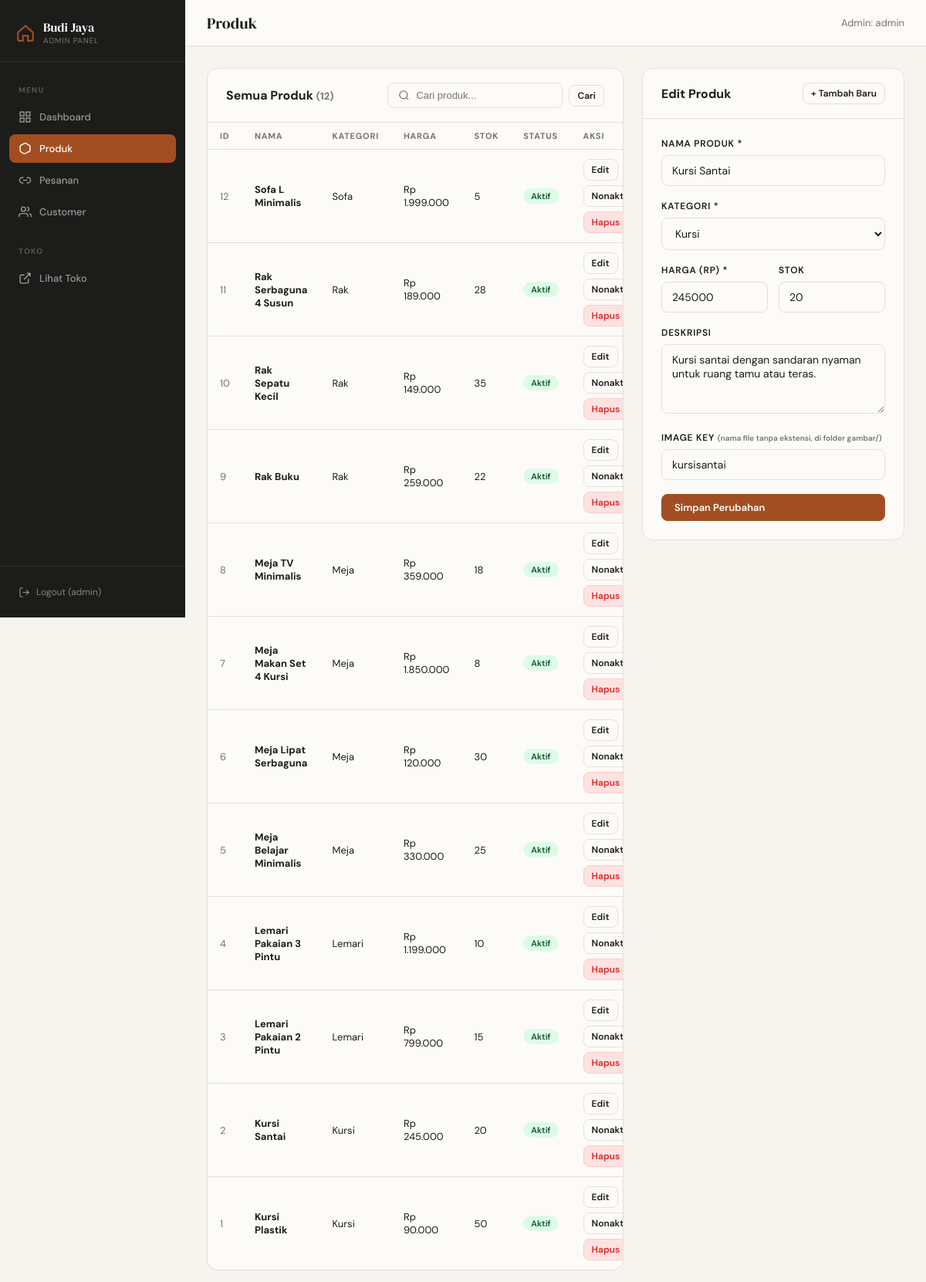
The page /admin/products.php?edit=2 (signed in) on the database its author committed.
### tables this page shows
CREATE TABLE IF NOT EXISTS products (
  id           INT UNSIGNED AUTO_INCREMENT PRIMARY KEY,
  name         VARCHAR(180) NOT NULL,
  category     ENUM('Sofa','Kursi','Meja','Lemari','Rak') NOT NULL,
  price        INT UNSIGNED NOT NULL,
  description  TEXT         DEFAULT NULL,
  img_key      VARCHAR(120) DEFAULT NULL,
  stock        INT          NOT NULL DEFAULT 1,
  is_active    TINYINT(1)   NOT NULL DEFAULT 1,
  created_at   DATETIME     NOT NULL DEFAULT CURRENT_TIMESTAMP,
  updated_at   DATETIME     NOT NULL DEFAULT CURRENT_TIMESTAMP ON UPDATE CURRENT_TIMESTAMP
);

### admin/products.php (the view, shortened to what this page needs)
<?php
$pdo    = db();
$search = trim($_GET['q'] ?? '');
$page   = max(1, (int)($_GET['p'] ?? 1));
$limit  = 12;
$offset = ($page - 1) * $limit;
$where  = $search ? 'WHERE name LIKE ?' : '';
$params = $search ? ["%$search%"] : [];
$total   = $pdo->prepare("SELECT COUNT(*) FROM products $where");
$total->execute($params);
$total   = (int)$total->fetchColumn();
$stmt = $pdo->prepare("SELECT * FROM products $where ORDER BY id DESC LIMIT $limit OFFSET $offset");
$stmt->execute($params);
$products = $stmt->fetchAll();
$editProduct = null;
if (isset($_GET['edit'])) {
    $es = $pdo->prepare('SELECT * FROM products WHERE id=?');
    $es->execute([(int)$_GET['edit']]);
    $editProduct = $es->fetch();
}
$cats       = ['Sofa','Kursi','Meja','Lemari','Rak'];
include '_layout_top.php';
?>
<div style="display:grid;grid-template-columns:1fr 340px;gap:24px;align-items:start;">
  <div class="card">
    <div class="card-header">
      <h2>Semua Produk <span style="font-size:13px;color:var(--muted);font-family:var(--font-body);">(<?= $total ?>)</span></h2>
      <form method="GET" style="display:flex;gap:8px;align-items:center;">
        <div class="search-bar">
          <svg viewBox="0 0 24 24" fill="none" stroke="currentColor" stroke-width="2"><circle cx="11" cy="11" r="8"/><line x1="21" y1="21" x2="16.65" y2="16.65"/></svg>
          <input name="q" value="<?= htmlspecialchars($search) ?>" placeholder="Cari produk...">
        </div>
        <button type="submit" class="btn btn-outline btn-sm">Cari</button>
      </form>
    </div>
    <div class="table-wrap">
      <table>
        <thead>
          <tr>
            <th>ID</th><th>Nama</th><th>Kategori</th><th>Harga</th>
            <th>Stok</th><th>Status</th><th>Aksi</th>
          </tr>
        </thead>
        <tbody>
          <?php foreach ($products as $p): ?>
          <tr>
            <td style="color:var(--muted);"><?= $p['id'] ?></td>
            <td><strong><?= htmlspecialchars($p['name']) ?></strong></td>
            <td><?= htmlspecialchars($p['category']) ?></td>
            <td>Rp <?= number_format($p['price'],0,',','.') ?></td>
            <td><?= $p['stock'] ?></td>
            <td>
              <span class="badge <?= $p['is_active'] ? 'badge-active':'badge-inactive' ?>">
                <?= $p['is_active'] ? 'Aktif':'Nonaktif' ?>
              </span>
            </td>
            <td>
              <div style="display:flex;gap:6px;flex-wrap:wrap;">
                <a href="?edit=<?= $p['id'] ?>" class="btn btn-outline btn-sm">Edit</a>
                <form method="POST" style="display:inline;">
                  <button type="submit" class="btn btn-outline btn-sm">
                    <?= $p['is_active'] ? 'Nonaktifkan':'Aktifkan' ?>
                  </button>
                </form>
                <form method="POST" style="display:inline;"
                      onsubmit="return confirm('Hapus produk ini? Data tidak bisa dikembalikan.')">
                  <button type="submit" class="btn btn-danger btn-sm">Hapus</button>
                </form>
              </div>
            </td>
          </tr>
          <?php endforeach; ?>
        </tbody>
      </table>
    </div>
  </div>
  <div class="card">
    <div class="card-header">
      <h2><?= $editProduct ? 'Edit Produk' : 'Tambah Produk' ?></h2>
      <?php if ($editProduct): ?>
        <a href="products.php" class="btn btn-outline btn-sm">+ Tambah Baru</a>
      <?php endif; ?>
    </div>
    <div class="card-body">
      <form method="POST">
        <div class="form-group">
          <label class="form-label">Nama Produk *</label>
          <input class="form-control" name="name" required
                 value="<?= htmlspecialchars($editProduct['name'] ?? '') ?>">
        </div>
        <div class="form-group">
          <label class="form-label">Kategori *</label>
          <select class="form-control" name="category" required>
            <?php foreach ($cats as $c): ?>
              <option value="<?= $c ?>" <?= ($editProduct['category']??'')===$c ? 'selected':'' ?>>
                <?= $c ?>
              </option>
            <?php endforeach; ?>
          </select>
        </div>
        <div style="display:grid;grid-template-columns:1fr 1fr;gap:14px;">
          <div class="form-group">
            <label class="form-label">Harga (Rp) *</label>
            <input class="form-control" name="price" type="number" min="0" required
                   value="<?= htmlspecialchars($editProduct['price'] ?? '') ?>">
          </div>
          <div class="form-group">
            <label class="form-label">Stok</label>
            <input class="form-control" name="stock" type="number" min="0"
                   value="<?= htmlspecialchars($editProduct['stock'] ?? '0') ?>">
          </div>
        </div>
        <div class="form-group">
          <label class="form-label">Deskripsi</label>
          <textarea class="form-control" name="description"><?= htmlspecialchars($editProduct['description'] ?? '') ?></textarea>
        </div>
        <div class="form-group">
          <label class="form-label">Image Key <small style="text-transform:none;letter-spacing:0;opacity:.6;">(nama file tanpa ekstensi, di folder gambar/)</small></label>
          <input class="form-control" name="img_key" placeholder="contoh: kursikayu"
                 value="<?= htmlspecialchars($editProduct['img_key'] ?? '') ?>">
        </div>
        <button type="submit" class="btn btn-accent" style="width:100%;">
          <?= $editProduct ? 'Simpan Perubahan' : 'Tambah Produk' ?>
        </button>
      </form>
    </div>
  </div>
</div>
<?php include '_layout_bot.php'; ?>

### admin/_layout_top.php (style rules this page uses)
*, *::before, *::after { box-sizing: border-box; margin: 0; padding: 0; }
:root { --sand: #F7F4EF; --cream: #FDFBF8; --charcoal: #1C1C1A; --charcoal2: #2E2E2B; --accent: #A34E22; --accent-soft: #F5EDE6; --border: #E4E0D8; --muted: #767370; --warm-gray: #6B6860; --white: #fff; --success: #16a34a; --error: #dc2626; --warning: #d97706; --info: #2563eb; --sidebar-w: 240px; --font-body: 'DM Sans', sans-serif; --font-display: 'DM Serif Display', serif; --radius-sm: 8px; --radius-md: 14px; --radius-lg: 20px; --shadow-sm: 0 1px 4px rgba(28,28,26,.08); --shadow-md: 0 4px 16px rgba(28,28,26,.10); }
body { font-family: var(--font-body); background: var(--sand); color: var(--charcoal); min-height: 100vh; display: flex; }
.card { background: var(--cream); border: 1.5px solid var(--border); border-radius: var(--radius-md); overflow: hidden; }
.card-header { padding: 18px 24px; border-bottom: 1px solid var(--border); display: flex; align-items: center; justify-content: space-between; flex-wrap: wrap; gap: 12px; }
.card-header h2 { font-size: 16px; font-weight: 700; }
.card-body { padding: 24px; }
.table-wrap { overflow-x: auto; }
table { width: 100%; border-collapse: collapse; font-size: 13px; }
th { text-align: left; font-size: 11px; font-weight: 700; letter-spacing: .07em; text-transform: uppercase; color: var(--muted); padding: 10px 16px; border-bottom: 1.5px solid var(--border); white-space: nowrap; }
td { padding: 12px 16px; border-bottom: 1px solid var(--border); vertical-align: middle; }
tr:last-child td { border-bottom: none; }
.badge { display: inline-block; padding: 3px 10px; border-radius: 999px; font-size: 11px; font-weight: 600; }
.badge-active { background: #dcfce7; color: #14532d; }
.btn { display: inline-flex; align-items: center; gap: 6px; padding: 8px 16px; border-radius: var(--radius-sm); font-size: 13px; font-weight: 600; cursor: pointer; border: 1.5px solid transparent; font-family: var(--font-body); text-decoration: none; transition: all .15s; white-space: nowrap; }
.btn-accent { background: var(--accent); color: #fff; border-color: var(--accent); }
.btn-outline { background: transparent; color: var(--charcoal); border-color: var(--border); }
.btn-danger { background: #fee2e2; color: var(--error); border-color: #fecaca; }
.btn-sm { padding: 5px 10px; font-size: 12px; }
.form-group { margin-bottom: 18px; }
.form-label { display: block; font-size: 12px; font-weight: 600; letter-spacing: .06em; text-transform: uppercase; color: var(--charcoal); margin-bottom: 7px; }
.form-control { width: 100%; padding: 10px 13px; border: 1.5px solid var(--border); border-radius: var(--radius-sm); font-size: 14px; font-family: var(--font-body); background: var(--cream); color: var(--charcoal); outline: none; transition: border-color .15s; }
select.form-control { cursor: pointer; }
textarea.form-control { resize: vertical; min-height: 90px; }
.search-bar { display: flex; align-items: center; gap: 8px; border: 1.5px solid var(--border); border-radius: var(--radius-sm); padding: 8px 13px; background: var(--cream); max-width: 260px; }
.search-bar svg { width: 15px; height: 15px; color: var(--muted); flex-shrink: 0; }
.search-bar input { border: none; outline: none; font-size: 13px; background: transparent; width: 100%; }

### rows shown on the page
products: id "12", name "Sofa L Minimalis", category "Sofa", price "1.999.000", stock "5", is_active "Aktif"
products: id "11", name "Rak Serbaguna 4 Susun", category "Rak", price "189.000", stock "28", is_active "Aktif"
products: id "10", name "Rak Sepatu Kecil", category "Rak", price "149.000", stock "35", is_active "Aktif"
products: id "9", name "Rak Buku", category "Rak", price "259.000", stock "22", is_active "Aktif"
products: id "8", name "Meja TV Minimalis", category "Meja", price "359.000", stock "18", is_active "Aktif"
products: id "7", name "Meja Makan Set 4 Kursi", category "Meja", price "1.850.000", stock "8", is_active "Aktif"
products: id "6", name "Meja Lipat Serbaguna", category "Meja", price "120.000", stock "30", is_active "Aktif"
products: id "5", name "Meja Belajar Minimalis", category "Meja", price "330.000", stock "25", is_active "Aktif"
products: id "4", name "Lemari Pakaian 3 Pintu", category "Lemari", price "1.199.000", stock "10", is_active "Aktif"
products: id "3", name "Lemari Pakaian 2 Pintu", category "Lemari", price "799.000", stock "15", is_active "Aktif"
products: id "2", name "Kursi Santai", category "Kursi", price "245.000", stock "20", is_active "Aktif", price "245000", description "Kursi santai dengan sandaran nyaman untuk ruang tamu atau teras.", img_key "kursisantai"
products: id "1", name "Kursi Plastik", category "Kursi", price "90.000", stock "50", is_active "Aktif"

### other values the page prints
$_SESSION['admin']['username'] "admin"
$pageTitle "Produk"
$total "12"
